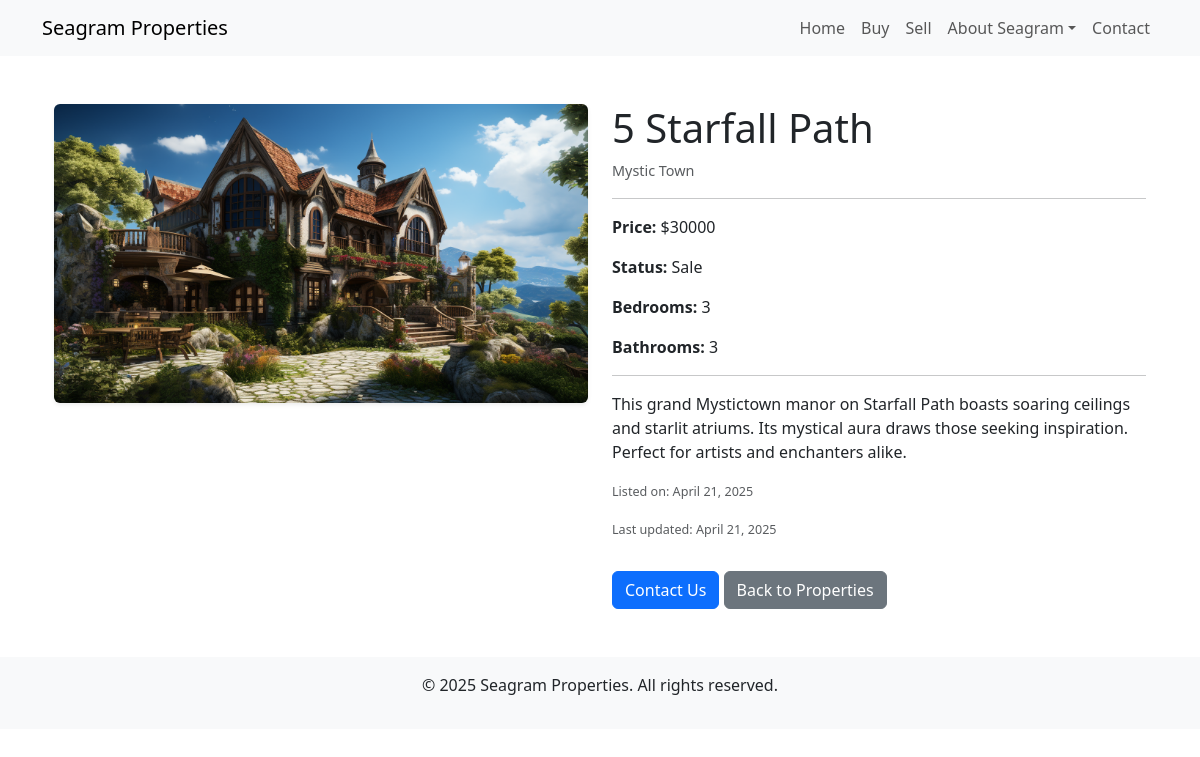
The app's page /properties/17/ with its own data.
### core/models.py (models this page shows, shortened)
class Property(models.Model):
    address = models.CharField(max_length=100)
    description = models.TextField(max_length=500)
    price = models.DecimalField(max_digits=10, decimal_places=2)
    status = models.CharField(max_length=10, choices=STATUS_CHOICES, default='sale')
    suburb = models.CharField(max_length=20, choices=SUBURB_CHOICES, default='silvermoonVillage')
    bedrooms = models.IntegerField()
    bathrooms = models.IntegerField()
    image = models.ImageField(upload_to='properties/') #Our images will be stored in media/properties/
    created_at = models.DateTimeField(auto_now_add=True)
    updated_at = models.DateTimeField(auto_now=True)

### core/views.py (the view)
# urls.py: path('properties/<int:pk>/', PropertyDetailView.as_view(), name='property_detail'),
class PropertyDetailView(DetailView):
    model = Property
    template_name = 'core/property_detail.html'

### core/templates/core/property_detail.html
{% extends 'base.html' %}
{% load static %}
{% block content %}
<div class="container my-5">
    <div class="row">
        <div class="col-md-6">
            {% if object.image %}
                <img src="{{ object.image.url }}" class="img-fluid rounded shadow-sm" alt="{{ object.address }}">
            {% else %}
                <p>No image available</p>
            {% endif %}
        </div>
        <div class="col-md-6">
            <h1>{{ object.address }}</h1>
            <p class="text-muted">{{ object.get_suburb_display }}</p>
            <hr>
            <p><strong>Price:</strong> ${{ object.price|floatformat:0 }}</p>
            <p><strong>Status:</strong> {{ object.get_status_display }}</p>
            <p><strong>Bedrooms:</strong> {{ object.bedrooms }}</p>
            <p><strong>Bathrooms:</strong> {{ object.bathrooms }}</p>
            <hr>
            <p>{{ object.description }}</p>
            <p class="text-muted"><small>Listed on: {{ object.created_at|date:"F d, Y" }}</small></p>
            <p class="text-muted"><small>Last updated: {{ object.updated_at|date:"F d, Y" }}</small></p>
            <a href="{% url 'contact' %}?subject=buying&message=I+would+like+to+make+an+inquiry+about+{{ object.address|urlencode }}" class="btn btn-primary mt-3">Contact Us</a>
            <a href="{% url 'property_list' %}" class="btn btn-secondary mt-3">Back to Properties</a>
        </div>
    </div>
</div>
{% endblock %}

### static/css/custom.css (style rules this page uses)
.text-muted { font-size: 0.9rem; }

### records on screen
Property: image (picture), address "5 Starfall Path", suburb "Mystic Town", price "30000", status "Sale", bedrooms "3", bathrooms "3", description "This grand Mystictown manor on Starfall Path boasts soaring ceilings and starlit atriums. Its mystical aura draws those seeking inspiration. Perfect for artists and enchanters alike.", created_at "April 21, 2025", updated_at "April 21, 2025"
